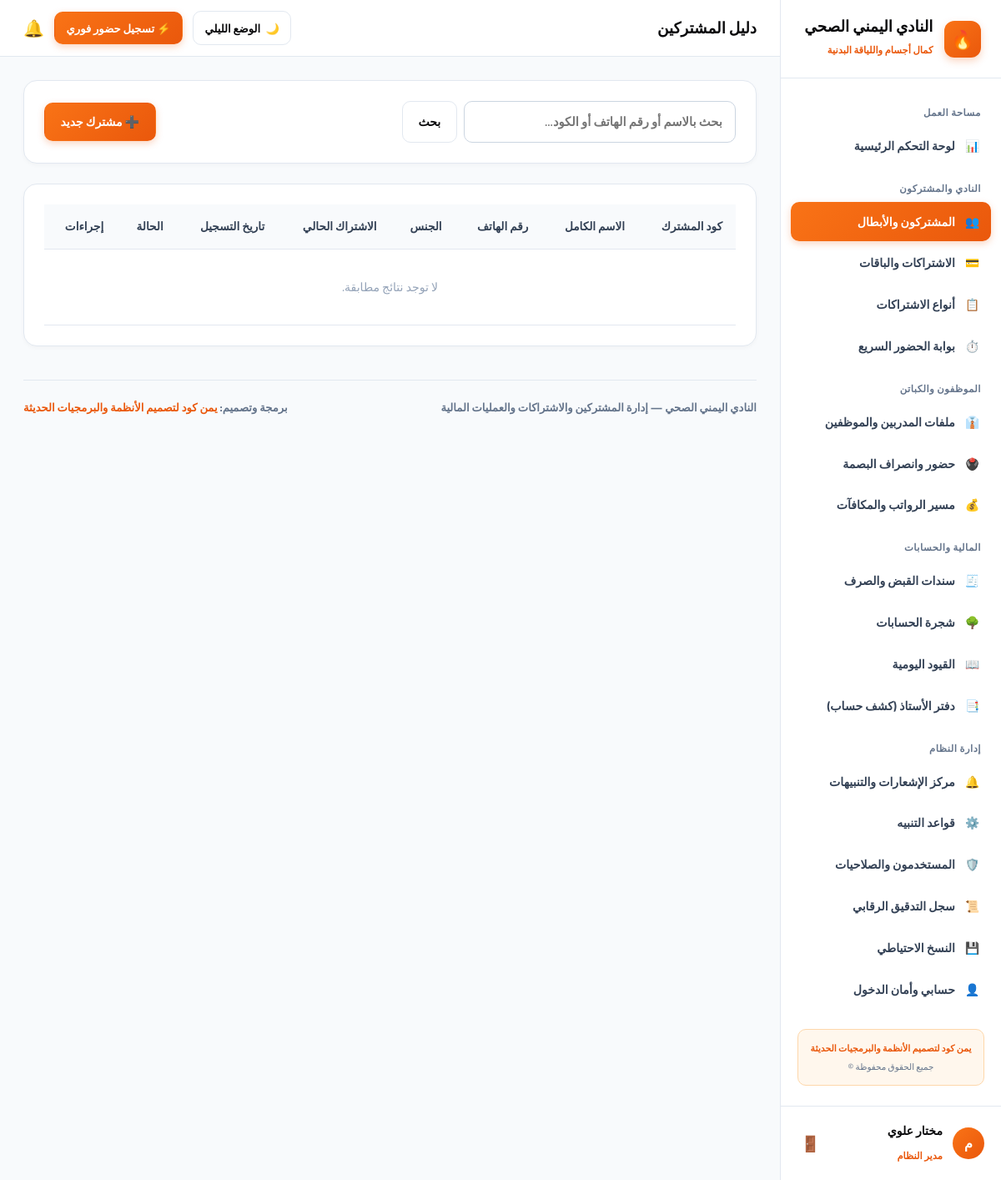
/members/ (signed in), run on an earlier commit of the app's database.
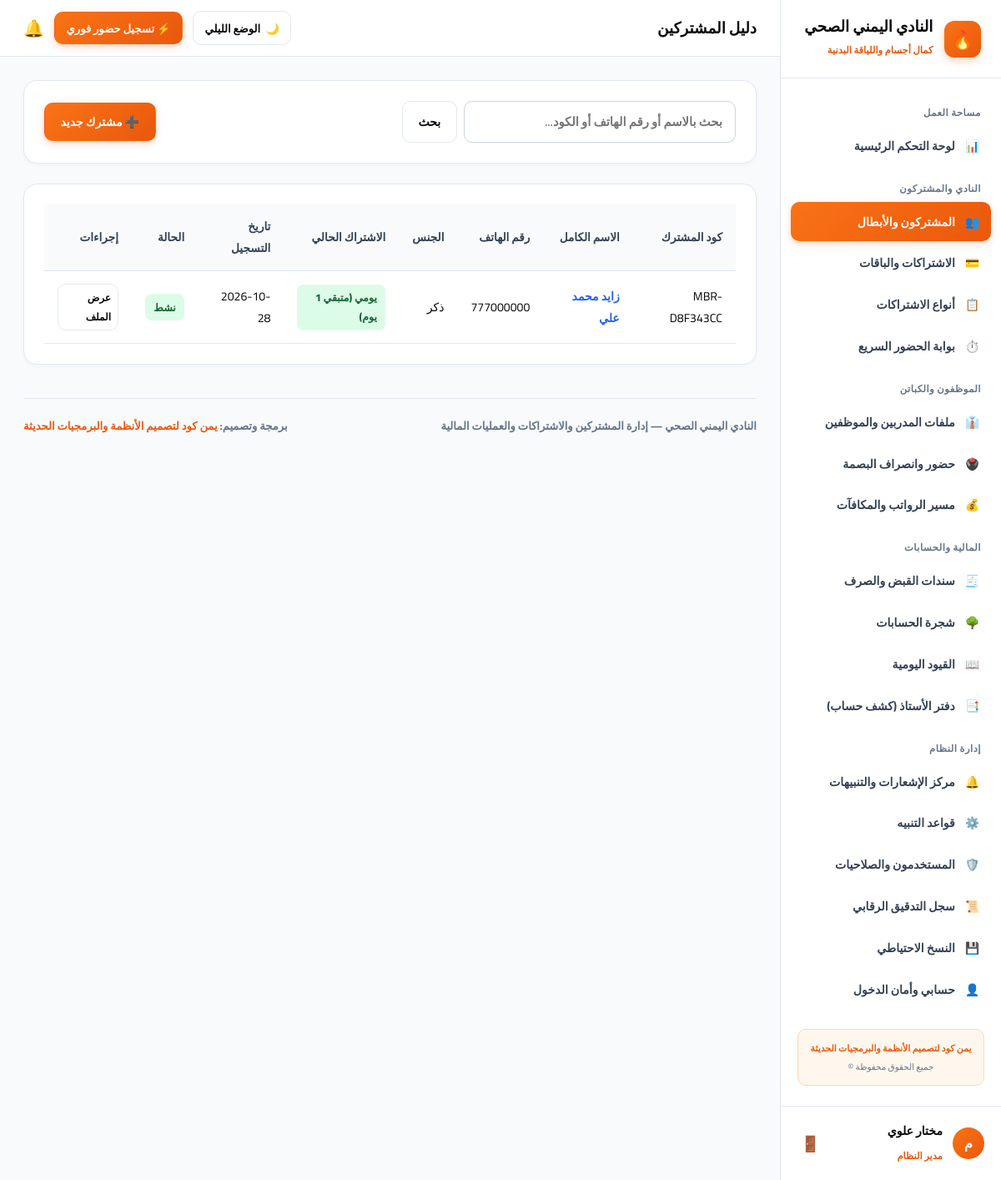
And on a later commit of the database.
### app/models.py (models this page shows)
class Member(db.Model):
    __tablename__ = "members"
    id = db.Column(db.Integer, primary_key=True)
    member_code = db.Column(db.String(50), unique=True, nullable=False)
    full_name = db.Column(db.String(150), nullable=False)
    phone = db.Column(db.String(30), nullable=False)
    gender = db.Column(db.String(20), default="ذكر")
    birth_date = db.Column(db.Date, nullable=True)
    address = db.Column(db.String(255), default="غير مسجل")
    emergency_contact_name = db.Column(db.String(150), default="غير مسجل")
    emergency_contact_phone = db.Column(db.String(50), default="غير مسجل")
    notes = db.Column(db.Text, nullable=True)
    status = db.Column(db.String(30), default="نشط")
    created_at = db.Column(db.DateTime, default=datetime.utcnow)
    subscriptions = db.relationship("Subscription", backref="member", lazy=True, cascade="all, delete-orphan")
    attendances = db.relationship("MemberAttendance", backref="member", lazy=True, cascade="all, delete-orphan")
    @property
    def active_subscription(self):
        for sub in self.subscriptions:
            if sub.is_active_now:
                return sub
        return None

class Subscription(db.Model):
    __tablename__ = "subscriptions"
    id = db.Column(db.Integer, primary_key=True)
    subscription_code = db.Column(db.String(50), unique=True, nullable=False)
    member_id = db.Column(db.Integer, db.ForeignKey("members.id"), nullable=False)
    plan_id = db.Column(db.Integer, db.ForeignKey("plans.id"), nullable=False)
    start_date = db.Column(db.Date, nullable=False, default=date.today)
    end_date = db.Column(db.Date, nullable=False)
    price_paid = db.Column(db.Float, default=0.0)
    status = db.Column(db.String(30), default="ساري")
    cancel_reason = db.Column(db.String(255), nullable=True)
    notes = db.Column(db.Text, nullable=True)
    created_at = db.Column(db.DateTime, default=datetime.utcnow)
    plan = db.relationship("Plan", backref="subscriptions")
    @property
    def is_active_now(self):
        return self.status == "ساري" and self.end_date >= date.today()
    @property
    def remaining_days(self):
        delta = (self.end_date - date.today()).days
        return max(0, delta)

class Plan(db.Model):
    __tablename__ = "plans"
    id = db.Column(db.Integer, primary_key=True)
    plan_code = db.Column(db.String(50), unique=True, nullable=False)
    name = db.Column(db.String(100), nullable=False)
    duration_days = db.Column(db.Integer, nullable=False)
    price = db.Column(db.Float, default=0.0)
    description = db.Column(db.Text, nullable=True)
    is_active = db.Column(db.Boolean, default=True)

### app/routes/members.py (the view, shortened to what this page needs)
@members_bp.route("/", methods=["GET", "POST"])
@login_required
def index():
    q = request.args.get("q", "").strip()
    query = Member.query
    if q:
        query = query.filter((Member.full_name.contains(q)) | (Member.phone.contains(q)) | (Member.member_code.contains(q)))
    members_list = query.order_by(Member.id.desc()).all()
    plans = Plan.query.filter_by(is_active=True).all()
    today_str = date.today().strftime("%Y-%m-%d")
    return render_template("members/index.html", members=members_list, plans=plans, q=q, today=today_str)

### app/templates/members/index.html (shortened to what this page needs)
{% extends "base.html" %}
{% block header_title %}دليل المشتركين{% endblock %}
{% block content %}
<div class="card" style="display: flex; justify-content: space-between; align-items: center; flex-wrap: wrap; gap: 1rem;">
  <form method="GET" action="{{ url_for('members.index') }}" style="display: flex; gap: 0.5rem; flex: 1; max-width: 400px;">
    <input type="text" name="q" value="{{ q }}" placeholder="بحث بالاسم أو رقم الهاتف أو الكود..." class="form-control">
    <button type="submit" class="btn btn-secondary">بحث</button>
  </form>
  <button type="button" class="btn btn-primary" onclick="openModal('addMemberModal')">
    ➕ مشترك جديد
  </button>
</div>
<div class="card">
  <div class="table-responsive">
    <table>
      <thead>
        <tr>
          <th>كود المشترك</th>
          <th>الاسم الكامل</th>
          <th>رقم الهاتف</th>
          <th>الجنس</th>
          <th>الاشتراك الحالي</th>
          <th>تاريخ التسجيل</th>
          <th>الحالة</th>
          <th>إجراءات</th>
        </tr>
      </thead>
      <tbody>
        {% for m in members %}
        <tr>
          <td><code>{{ m.member_code }}</code></td>
          <td><strong><a href="{{ url_for('members.show', member_id=m.id) }}" style="color: #2563eb; text-decoration: none;">{{ m.full_name }}</a></strong></td>
          <td>{{ m.phone }}</td>
          <td>{{ m.gender }}</td>
          <td>
            {% if m.active_subscription %}
              <span class="badge badge-success">{{ m.active_subscription.plan.name }} (متبقي {{ m.active_subscription.remaining_days }} يوم)</span>
            {% else %}
              <span class="badge badge-warning">بدون اشتراك نشط</span>
            {% endif %}
          </td>
          <td>{{ m.created_at.strftime('%Y-%m-%d') }}</td>
          <td><span class="badge badge-success">{{ m.status }}</span></td>
          <td>
            <a href="{{ url_for('members.show', member_id=m.id) }}" class="btn btn-secondary" style="font-size: 0.75rem; padding: 0.25rem 0.5rem;">عرض الملف</a>
          </td>
        </tr>
        {% else %}
        <tr>
          <td colspan="8" style="text-align: center; color: #94a3b8; padding: 2rem;">لا توجد نتائج مطابقة.</td>
        </tr>
        {% endfor %}
      </tbody>
    </table>
  </div>
</div>
{% endblock %}

What changed in the data, as far as the page shows it:
added Member: member_code "MBR-D8F343CC", full_name "زايد محمد علي", phone "777000000", gender "ذكر", active_subscription.plan.name "يومي", active_subscription.remaining_days "1", created_at "2026-10-28", status "نشط"
Also different on the page:
text no longer shown: "لا توجد نتائج مطابقة."
